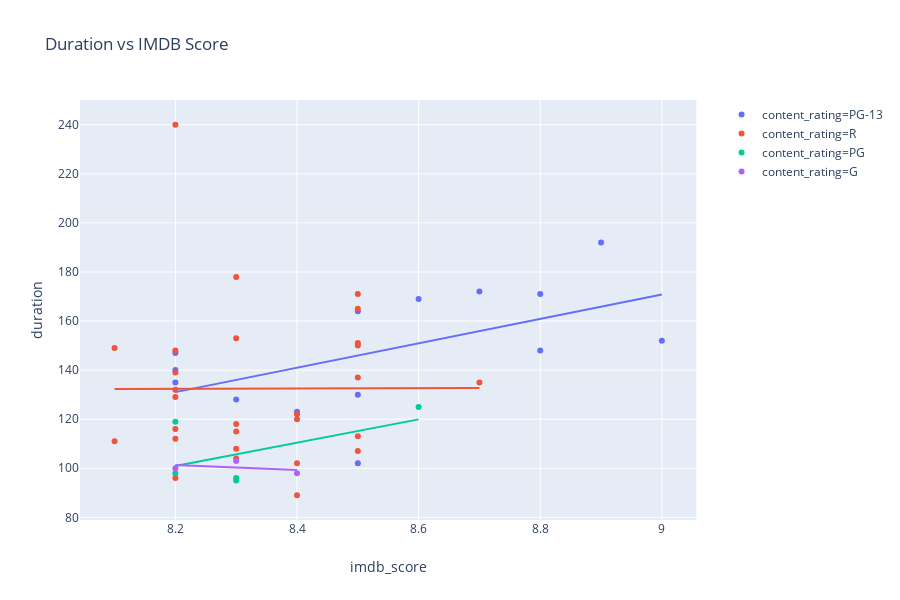

Notebook code for this chart:
### Markdown cell above
## 4.8 Duration vs IMDB Score

### Code cell
df2 = df.sort_values('imdb_score', ascending = False).head(50)

px.scatter(df2, x="imdb_score", y="duration", hover_name='movie_title', color = 'content_rating', title = 'Duration vs IMDB Score', trendline = 'ols')

### Figure 1 — Plotly figure (JSON) as saved in the notebook; plotly's stock layout.template omitted (floating-point values rounded to 4 significant figures)
{"data": [{"hoverlabel": {"namelength": 0}, "hovertemplate": "<b>%{hovertext}</b><br><br>content_rating=PG-13<br>imdb_score=%{x}<br>duration=%{y}", "hovertext": ["The Dark Knight ", "The Lord of the Rings: The Return of the King ", "The Lord of the Rings: The Fellowship of the Ring ", "Inception ", "The Lord of the Rings: The Two Towers ", "Interstellar ", "Samsara ", "The Prestige ", "The Dark Knight Rises ", "A Separation ", "Batman Begins ", "A Beautiful Mind ", "Captain America: Civil War ", "Warrior "], "legendgroup": "content_rating=PG-13", "marker": {"color": "#636efa", "symbol": "circle"}, "mode": "markers", "name": "content_rating=PG-13", "showlegend": true, "type": "scatter", "x": [9, 8.9, 8.8, 8.8, 8.7, 8.6, 8.5, 8.5, 8.5, 8.4, 8.3, 8.2, 8.2, 8.2], "xaxis": "x", "y": [152, 192, 171, 148, 172, 169, 102, 130, 164, 123, 128, 135, 147, 140], "yaxis": "y"}, {"hoverlabel": {"namelength": 0}, "hovertemplate": "<b>OLS trendline</b><br>duration = 49.724771 * imdb_score + -276.720183<br>R<sup>2</sup>=0.309955<br><br>content_rating=PG-13<br>imdb_score=%{x}<br>duration=%{y} <b>(trend)</b>", "legendgroup": "content_rating=PG-13", "marker": {"color": "#636efa", "symbol": "circle"}, "mode": "lines", "name": "content_rating=PG-13", "showlegend": false, "type": "scatter", "x": [8.2, 8.2, 8.2, 8.3, 8.4, 8.5, 8.5, 8.5, 8.6, 8.7, 8.8, 8.8, 8.9, 9], "xaxis": "x", "y": [131.0, 131.0, 131.0, 136.0, 141.0, 145.9, 145.9, 145.9, 150.9, 155.9, 160.9, 160.9, 165.8, 170.8], "yaxis": "y"}, {"hoverlabel": {"namelength": 0}, "hovertemplate": "<b>%{hovertext}</b><br><br>content_rating=R<br>imdb_score=%{x}<br>duration=%{y}", "hovertext": ["City of God ", "Whiplash ", "The Pianist ", "The Departed ", "Django Unchained ", "The Lives of Others ", "Gladiator ", "Memento ", "The Other Dream Team ", "Amélie ", "Requiem for a Dream ", "Oldboy ", "Eternal Sunshine of the Spotless Mind ", "Snatch ", "Downfall ", "Inglourious Basterds ", "Room ", "The Hunt ", "The Wolf of Wall Street ", "V for Vendetta ", "Into the Wild ", "The Act of Killing ", "The Secret in Their Eyes ", "Pan's Labyrinth ", "Gran Torino ", "Incendies ", "Kill Bill: Vol. 1 ", "Gone Girl "], "legendgroup": "content_rating=R", "marker": {"color": "#EF553B", "symbol": "circle"}, "mode": "markers", "name": "content_rating=R", "showlegend": true, "type": "scatter", "x": [8.7, 8.5, 8.5, 8.5, 8.5, 8.5, 8.5, 8.5, 8.4, 8.4, 8.4, 8.4, 8.3, 8.3, 8.3, 8.3, 8.3, 8.3, 8.2, 8.2, 8.2, 8.2, 8.2, 8.2, 8.2, 8.2, 8.1, 8.1], "xaxis": "x", "y": [135, 107, 150, 151, 165, 137, 171, 113, 89, 122, 102, 120, 108, 104, 178, 153, 118, 115, 240, 132, 148, 96, 129, 112, 116, 139, 111, 149], "yaxis": "y"}, {"hoverlabel": {"namelength": 0}, "hovertemplate": "<b>OLS trendline</b><br>duration = 0.661939 * imdb_score + 126.982270<br>R<sup>2</sup>=0.000010<br><br>content_rating=R<br>imdb_score=%{x}<br>duration=%{y} <b>(trend)</b>", "legendgroup": "content_rating=R", "marker": {"color": "#EF553B", "symbol": "circle"}, "mode": "lines", "name": "content_rating=R", "showlegend": false, "type": "scatter", "x": [8.1, 8.1, 8.2, 8.2, 8.2, 8.2, 8.2, 8.2, 8.2, 8.2, 8.3, 8.3, 8.3, 8.3, 8.3, 8.3, 8.4, 8.4, 8.4, 8.4, 8.5, 8.5, 8.5, 8.5, 8.5, 8.5, 8.5, 8.7], "xaxis": "x", "y": [132.3, 132.3, 132.4, 132.4, 132.4, 132.4, 132.4, 132.4, 132.4, 132.4, 132.5, 132.5, 132.5, 132.5, 132.5, 132.5, 132.5, 132.5, 132.5, 132.5, 132.6, 132.6, 132.6, 132.6, 132.6, 132.6, 132.6, 132.7], "yaxis": "y"}, {"hoverlabel": {"namelength": 0}, "hovertemplate": "<b>%{hovertext}</b><br><br>content_rating=PG<br>imdb_score=%{x}<br>duration=%{y}", "hovertext": ["Spirited Away ", "Up ", "Inside Out ", "How to Train Your Dragon ", "Howl's Moving Castle "], "legendgroup": "content_rating=PG", "marker": {"color": "#00cc96", "symbol": "circle"}, "mode": "markers", "name": "content_rating=PG", "showlegend": true, "type": "scatter", "x": [8.6, 8.3, 8.3, 8.2, 8.2], "xaxis": "x", "y": [125, 96, 95, 98, 119], "yaxis": "y"}, {"hoverlabel": {"namelength": 0}, "hovertemplate": "<b>OLS trendline</b><br>duration = 47.592593 * imdb_score + -289.370370<br>R<sup>2</sup>=0.300819<br><br>content_rating=PG<br>imdb_score=%{x}<br>duration=%{y} <b>(trend)</b>", "legendgroup": "content_rating=PG", "marker": {"color": "#00cc96", "symbol": "circle"}, "mode": "lines", "name": "content_rating=PG", "showlegend": false, "type": "scatter", "x": [8.2, 8.2, 8.3, 8.3, 8.6], "xaxis": "x", "y": [100.9, 100.9, 105.6, 105.6, 119.9], "yaxis": "y"}, {"hoverlabel": {"namelength": 0}, "hovertemplate": "<b>%{hovertext}</b><br><br>content_rating=G<br>imdb_score=%{x}<br>duration=%{y}", "hovertext": ["WALL·E ", "Toy Story 3 ", "Finding Nemo "], "legendgroup": "content_rating=G", "marker": {"color": "#ab63fa", "symbol": "circle"}, "mode": "markers", "name": "content_rating=G", "showlegend": true, "type": "scatter", "x": [8.4, 8.3, 8.2], "xaxis": "x", "y": [98, 103, 100], "yaxis": "y"}, {"hoverlabel": {"namelength": 0}, "hovertemplate": "<b>OLS trendline</b><br>duration = -10.000000 * imdb_score + 183.333333<br>R<sup>2</sup>=0.157895<br><br>content_rating=G<br>imdb_score=%{x}<br>duration=%{y} <b>(trend)</b>", "legendgroup": "content_rating=G", "marker": {"color": "#ab63fa", "symbol": "circle"}, "mode": "lines", "name": "content_rating=G", "showlegend": false, "type": "scatter", "x": [8.2, 8.3, 8.4], "xaxis": "x", "y": [101.3, 100.3, 99.33], "yaxis": "y"}], "layout": {"height": 600, "legend": {"tracegroupgap": 0}, "title": {"text": "Duration vs IMDB Score"}, "xaxis": {"anchor": "y", "domain": [0, 0.98], "title": {"text": "imdb_score"}}, "yaxis": {"anchor": "x", "domain": [0, 1], "title": {"text": "duration"}}}}
